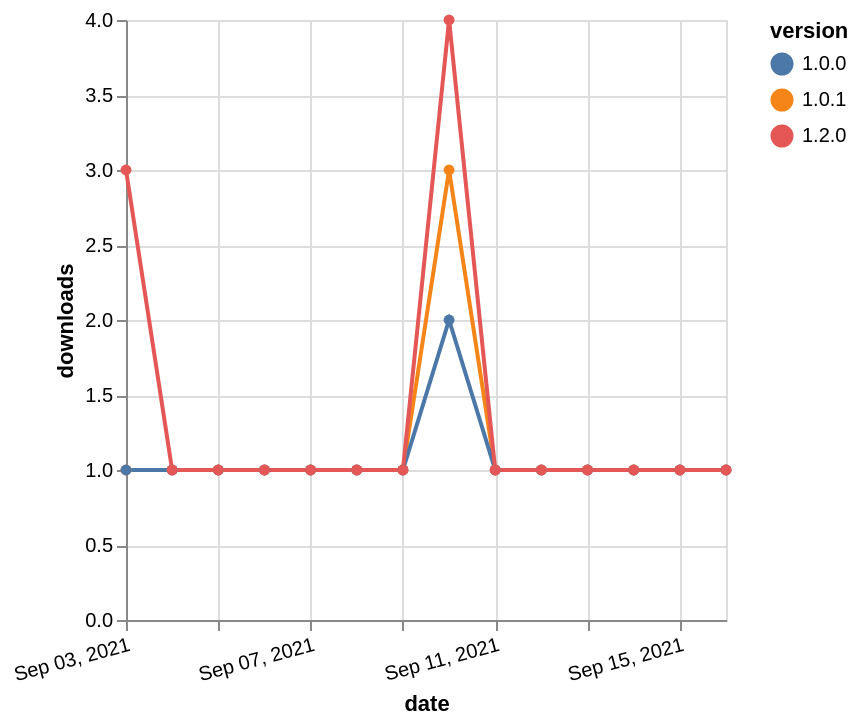

The specification (Vega-Lite) saved for this image:
### Vega-Lite specification from a JSON file in a GitHub repository (floating-point values rounded to 4 significant figures)
{"$schema": "https://vega.github.io/schema/vega-lite/v5.json", "description": "A simple bar chart with embedded data.", "data": {"values": [{"date": "2021-09-03", "total": 183, "delta": 1, "version": "1.0.1"}, {"date": "2021-09-04", "total": 184, "delta": 1, "version": "1.0.1"}, {"date": "2021-09-05", "total": 185, "delta": 1, "version": "1.0.1"}, {"date": "2021-09-06", "total": 186, "delta": 1, "version": "1.0.1"}, {"date": "2021-09-07", "total": 187, "delta": 1, "version": "1.0.1"}, {"date": "2021-09-08", "total": 188, "delta": 1, "version": "1.0.1"}, {"date": "2021-09-09", "total": 189, "delta": 1, "version": "1.0.1"}, {"date": "2021-09-10", "total": 192, "delta": 3, "version": "1.0.1"}, {"date": "2021-09-11", "total": 193, "delta": 1, "version": "1.0.1"}, {"date": "2021-09-12", "total": 194, "delta": 1, "version": "1.0.1"}, {"date": "2021-09-13", "total": 195, "delta": 1, "version": "1.0.1"}, {"date": "2021-09-14", "total": 196, "delta": 1, "version": "1.0.1"}, {"date": "2021-09-15", "total": 197, "delta": 1, "version": "1.0.1"}, {"date": "2021-09-16", "total": 198, "delta": 1, "version": "1.0.1"}, {"date": "2021-09-03", "total": 149, "delta": 1, "version": "1.0.0"}, {"date": "2021-09-04", "total": 150, "delta": 1, "version": "1.0.0"}, {"date": "2021-09-05", "total": 151, "delta": 1, "version": "1.0.0"}, {"date": "2021-09-06", "total": 152, "delta": 1, "version": "1.0.0"}, {"date": "2021-09-07", "total": 153, "delta": 1, "version": "1.0.0"}, {"date": "2021-09-08", "total": 154, "delta": 1, "version": "1.0.0"}, {"date": "2021-09-09", "total": 155, "delta": 1, "version": "1.0.0"}, {"date": "2021-09-10", "total": 157, "delta": 2, "version": "1.0.0"}, {"date": "2021-09-11", "total": 158, "delta": 1, "version": "1.0.0"}, {"date": "2021-09-12", "total": 159, "delta": 1, "version": "1.0.0"}, {"date": "2021-09-13", "total": 160, "delta": 1, "version": "1.0.0"}, {"date": "2021-09-14", "total": 161, "delta": 1, "version": "1.0.0"}, {"date": "2021-09-15", "total": 162, "delta": 1, "version": "1.0.0"}, {"date": "2021-09-16", "total": 163, "delta": 1, "version": "1.0.0"}, {"date": "2021-09-03", "total": 124, "delta": 3, "version": "1.2.0"}, {"date": "2021-09-04", "total": 125, "delta": 1, "version": "1.2.0"}, {"date": "2021-09-05", "total": 126, "delta": 1, "version": "1.2.0"}, {"date": "2021-09-06", "total": 127, "delta": 1, "version": "1.2.0"}, {"date": "2021-09-07", "total": 128, "delta": 1, "version": "1.2.0"}, {"date": "2021-09-08", "total": 129, "delta": 1, "version": "1.2.0"}, {"date": "2021-09-09", "total": 130, "delta": 1, "version": "1.2.0"}, {"date": "2021-09-10", "total": 134, "delta": 4, "version": "1.2.0"}, {"date": "2021-09-11", "total": 135, "delta": 1, "version": "1.2.0"}, {"date": "2021-09-12", "total": 136, "delta": 1, "version": "1.2.0"}, {"date": "2021-09-13", "total": 137, "delta": 1, "version": "1.2.0"}, {"date": "2021-09-14", "total": 138, "delta": 1, "version": "1.2.0"}, {"date": "2021-09-15", "total": 139, "delta": 1, "version": "1.2.0"}, {"date": "2021-09-16", "total": 140, "delta": 1, "version": "1.2.0"}]}, "width": "container", "mark": {"type": "line", "point": {"filled": true}}, "encoding": {"x": {"field": "date", "type": "temporal", "timeUnit": "yearmonthdate", "title": "date", "axis": {"labelAngle": -15}}, "y": {"field": "delta", "type": "quantitative", "title": "downloads"}, "color": {"field": "version", "type": "nominal"}, "tooltip": {"field": "delta"}}}
